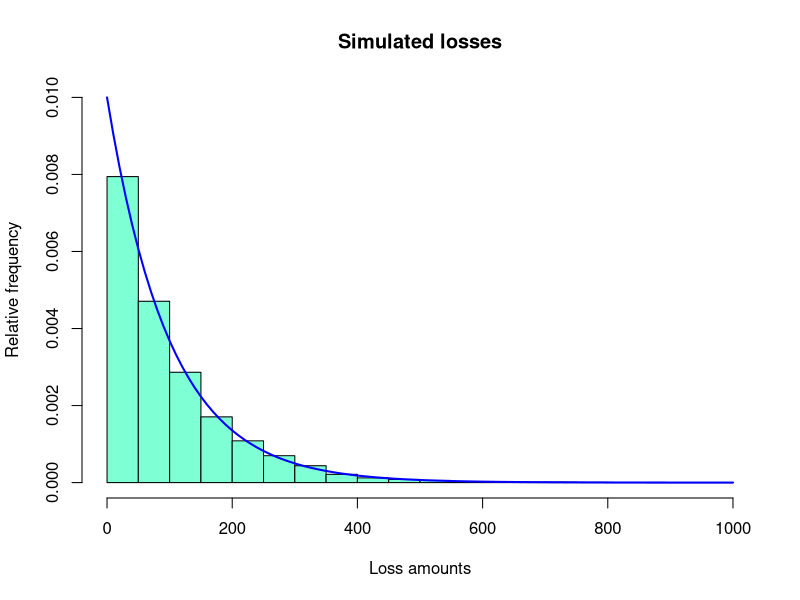
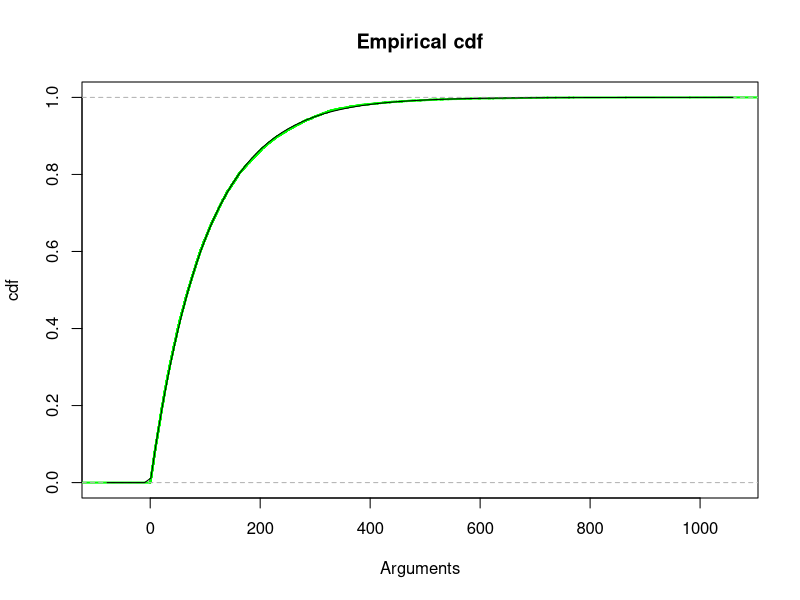
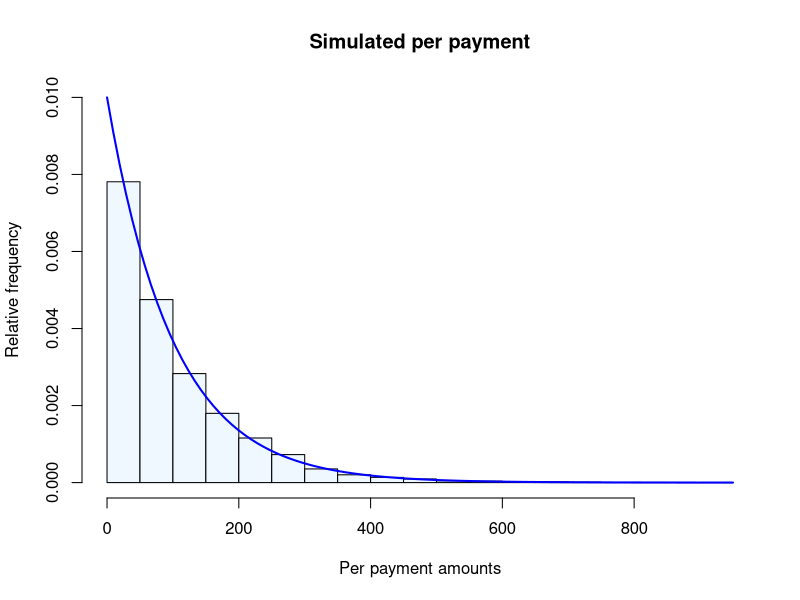
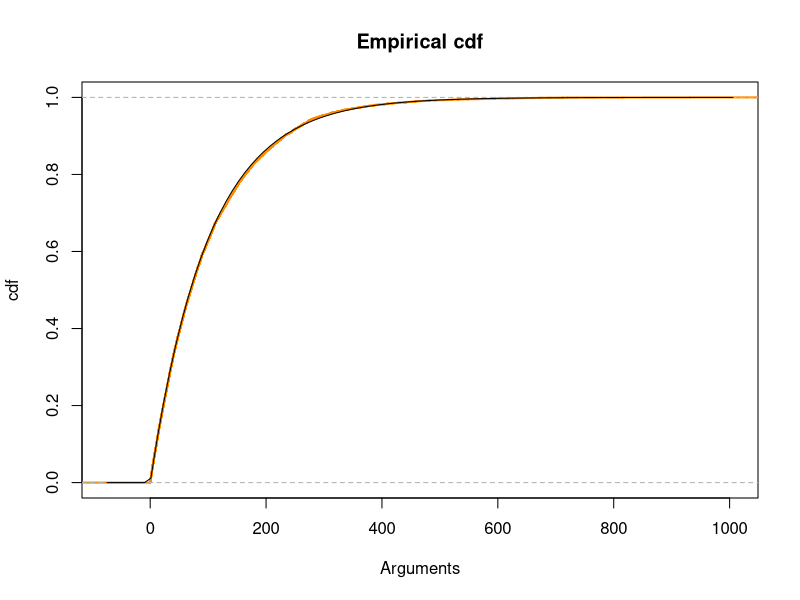
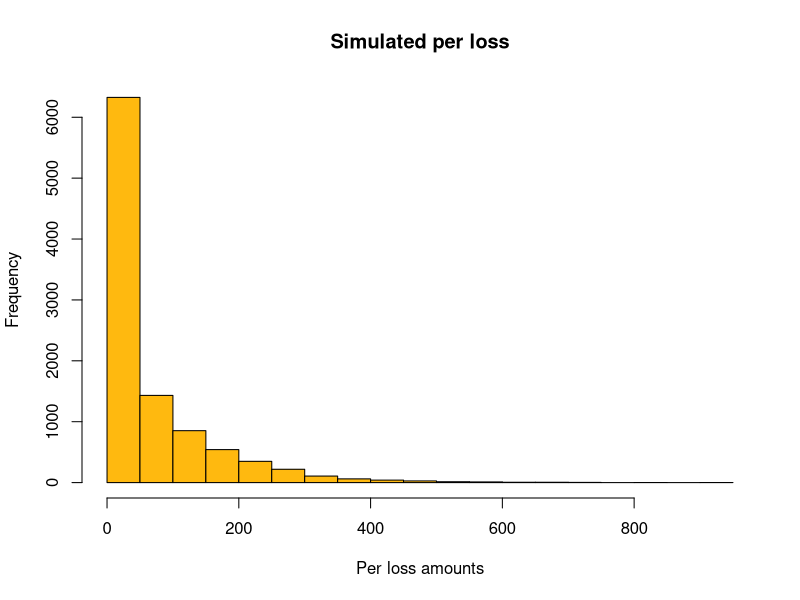
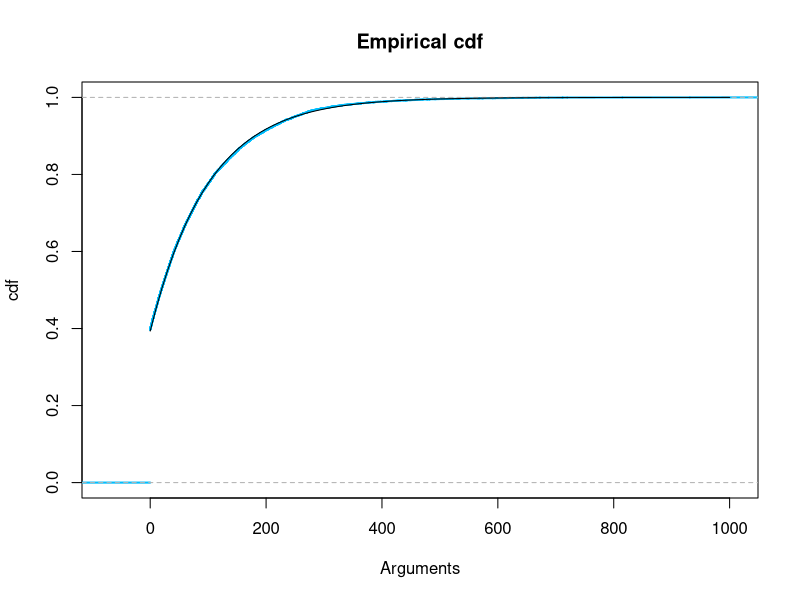
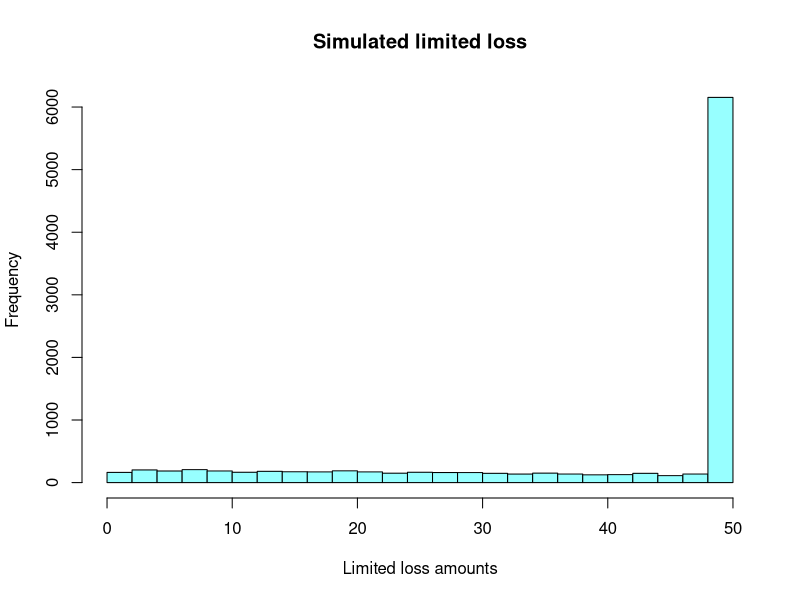
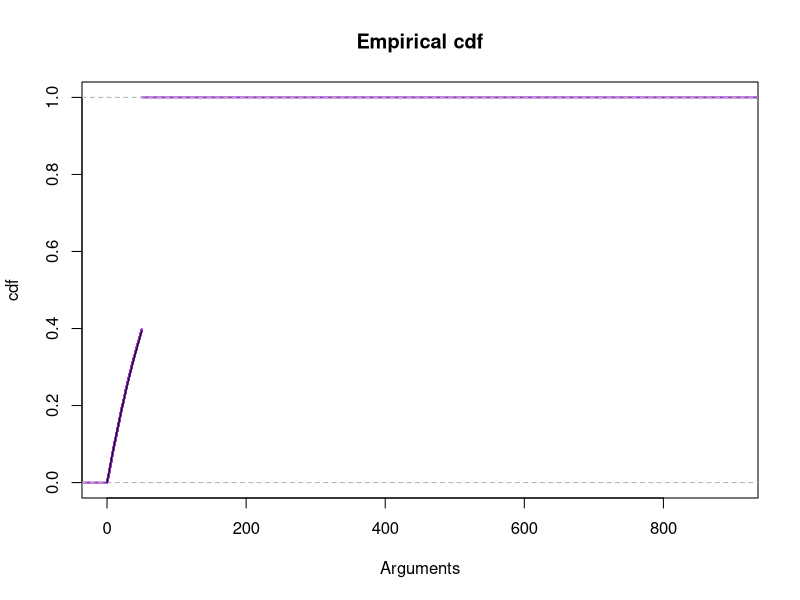

R code for these plots, in order:
## ---- chunk 1
knitr::opts_chunk$set(echo = TRUE)
## ---- chunk 2
theta=100
## ---- chunk 3
nsim=10000
## ---- chunk 4
sims=rexp(nsim, rate=1/theta)
## ---- chunk 5
hist(sims, breaks=25, ylim=c(0, dexp(0, rate=1/theta)), 
                  main="Simulated losses", 
                  xlab="Loss amounts", 
                  ylab="Relative frequency",
     prob=TRUE, col="aquamarine")
curve(dexp(x, rate=1/theta), col="blue", lwd=2, add=TRUE)
## ---- chunk 6
cum.sims=ecdf(sims)
plot(cum.sims,  
     main="Empirical cdf", 
     xlab="Arguments",
     ylab="cdf", 
     col="green", lwd=2)
curve(pexp(x, rate=1/theta), add=TRUE)
## ---- chunk 7
d=50
## ---- chunk 8
p.d=1-pexp(d, rate=1/theta)
p.d
## ---- chunk 9
ind.d=(sims>d)
prop.d=mean(ind.d)
prop.d
## ---- chunk 10
y.p=sims[sims>d]-d
## ---- chunk 11
length(y.p)
## ---- chunk 12
mean(y.p)
## ---- chunk 13
hist(y.p, breaks=25, ylim=c(0, dexp(0, rate=1/theta)), 
                  main="Simulated per payment", 
                  xlab="Per payment amounts", 
                  ylab="Relative frequency",
     prob=TRUE, col="aliceblue")
curve(dexp(x, rate=1/theta), col="blue", lwd=2, add=TRUE)

## ---- chunk 14
cum.y.p=ecdf(y.p)
plot(cum.y.p,  
     main="Empirical cdf", 
     xlab="Arguments",
     ylab="cdf", 
     col="darkorange", lwd=2)
curve(pexp(x, rate=1/theta), add=TRUE)
## ---- chunk 15
y.l=(sims-d)*(sims>d)
## ---- chunk 16
length(y.l)
## ---- chunk 17
y.l.other=pmax(sims-d,0)
sum(y.l==y.l.other)
## ---- chunk 18
hist(y.l, breaks=25,  
                  main="Simulated per loss", 
                  xlab="Per loss amounts", 
                  ylab="Frequency",
     col="darkgoldenrod1")
## ---- chunk 19
cum.y.l=ecdf(y.l)
plot(cum.y.l,  
     main="Empirical cdf", 
     xlab="Arguments",
     ylab="cdf", 
     col="deepskyblue", lwd=2)
curve(pexp(x+d, rate=1/theta), xlim=c(0,1000), add=TRUE)
## ---- chunk 20
x.d=sims*(sims<=d)+d*(sims>d)
length(x.d)
x.d.other=pmin(sims,d)
sum(x.d==x.d.other)
## ---- chunk 21
hist(x.d, breaks=25,  
                  main="Simulated limited loss", 
                  xlab="Limited loss amounts", 
                  ylab="Frequency",
     col="darkslategray1")

## ---- chunk 22
cum.x.d=ecdf(x.d)
plot(cum.x.d, xlim=c(0, 900), 
     main="Empirical cdf", 
     xlab="Arguments",
     ylab="cdf", 
     col="darkorchid", lwd=2)
curve(pexp(x, rate=1/theta), xlim=c(0,d), add=TRUE)
